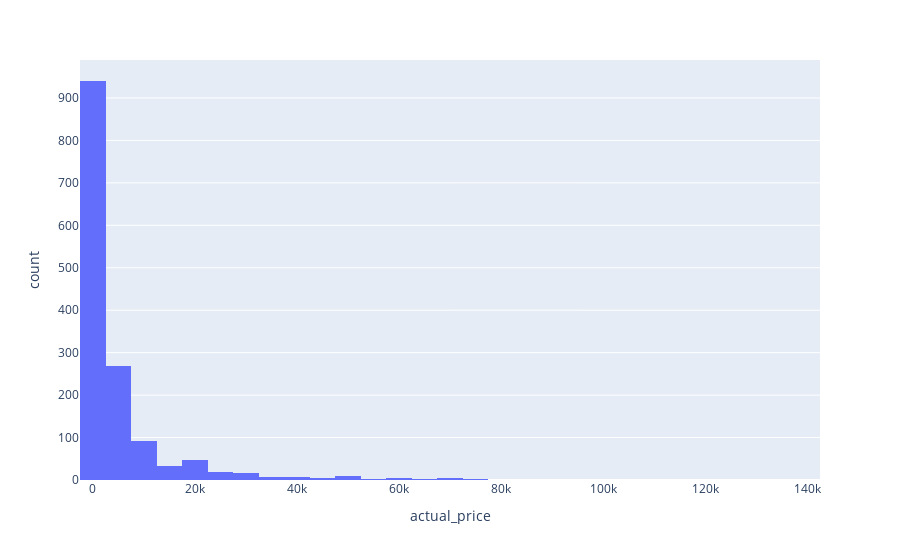

Source (notebook cell):
### Code cell
fig = px.histogram(df, x = 'actual_price', nbins=50)
fig.show()

### Figure 1 — Plotly figure (JSON) as saved in the notebook; plotly's stock layout.template omitted (floating-point values rounded to 4 significant figures; data arrays with more than 128 entries replaced by an {"elided": "..."} marker saying what was removed)
{"data": [{"alignmentgroup": "True", "bingroup": "x", "hovertemplate": "actual_price=%{x}<br>count=%{y}<extra></extra>", "legendgroup": "", "marker": {"color": "#636efa", "pattern": {"shape": ""}}, "name": "", "nbinsx": 50, "offsetgroup": "", "orientation": "v", "showlegend": false, "type": "histogram", "x": {"elided": "1465 float values"}, "xaxis": "x", "yaxis": "y"}], "layout": {"barmode": "relative", "legend": {"tracegroupgap": 0}, "margin": {"t": 60}, "xaxis": {"anchor": "y", "domain": [0, 1], "title": {"text": "actual_price"}}, "yaxis": {"anchor": "x", "domain": [0, 1], "title": {"text": "count"}}}}
